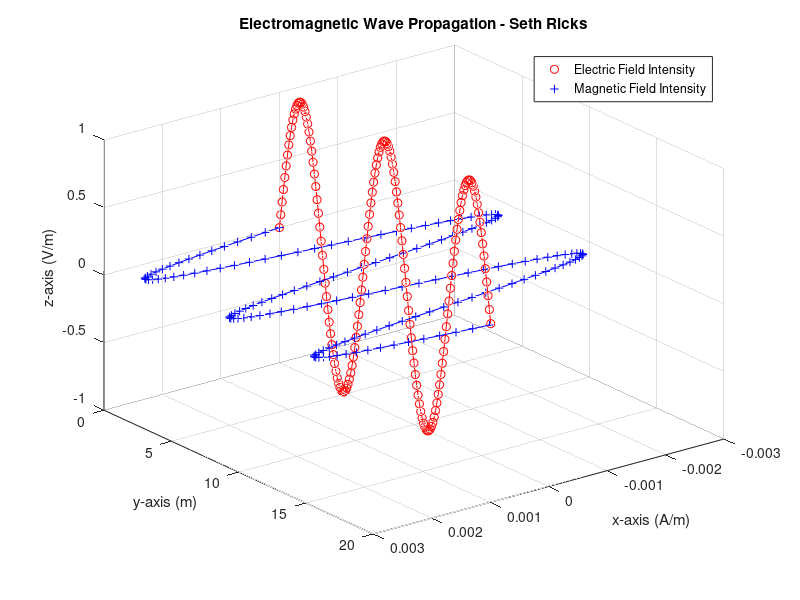

Reproduce this figure in MATLAB.
% A = [1; 2; 3];
% A1 = sum(A);
% A2 = norm(A);
% A3 = length(A);

% M = [1,2,3; 4,5,6; 7,8,9];
% M_col2 = M(:,2);
% M_row2 = M(2,:);

% theta = [1,2,3,4,5];
% F = cos(theta) ./ (sin(theta) + 2);

% Plotting Complex Number
% t = 0:0.01:2;
% f = 1; % 1Hz
% V = exp(1i*2*pi*f*t); % exp(x) -> e^x
% R = real(V);
% X = imag(V);
% Z = sqrt(R.^2 + X.^2);
% plot( t, Z, 'b', t, R, 'g', t, X, 'r');
% grid on;
% title('Seth Ricks');
% xlabel('Time (seconds)'); 
% ylabel('Amplitude (V)'); 
% axis([0 2 -1.1 1.1]); % Set plot axis limits.
% legend("Magnitude of e^{j2\pit}", "Real part of e^{j2\pit}", "Imaginary part of e^{j2\pit}");


% 3-D Plotting
y = 0:0.1:15.7;
z1 = sin(y);
x1 = 0 .* y; % Vector of all 0s of same length as y
x2 = (1/377) * sin(y);
z2 = 0 .* y; 

plot3(x1, y, z1, 'ro', x2, y, z2, 'b+'), grid on;
hold on
plot3(x1, y, z1, '-r',   x2, y, z2, '-b'), grid on;
hold off
set(gca, 'XDir', 'reverse', 'YDir', 'reverse');
title('Electromagnetic Wave Propagation - Seth Ricks');
xlabel('x-axis (A/m)');
ylabel('y-axis (m)');
zlabel('z-axis (V/m)');
legend("Electric Field Intensity", "Magnetic Field Intensity");


